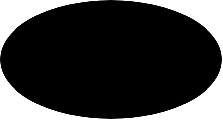
%> input picture lab5/Matlab data/pic1.jpg, 223 x 120 px; its folder holds 5 pictures in this run
$ octave lab5.m   (GNU Octave 9; MATLAB toolbox functions it lacks are replaced by stand-ins)
%> lines starting %> are read from the running program, lines starting %| are printed output that depends on the picture
m = zeros(800,800);
imag = im2uint8(m);
imagn = imnoise(imag, 'gaussian');
copy_imagn = imagn;
histogr = histogram(imagn);
%> figure, not shown here; tallest bar 325015 high, from x = 0 to 0.5
dir = ('C:/Matlab data/');
if ~exist(dir)
    mkdir(dir);
end
cd(dir);
saveas(histogr, 'lab5_1', 'jpg');
pic1 = im2double(imread('pic1.jpg'));
%> pic1: size 120x223x3 double; min 0, max 1, mean 0.227
for i = 1:size(pic1, 1)
    for j = 1:size(pic1, 2)
        if (pic1(i,j) < 1)
            imagn(i+350, j+280) = pic1(i,j);
        end
    end
end
imwrite(imagn, 'lab5_2.png');
imagn = copy_imagn;
pic12 = imresize(pic1, 2);
for i = 1:size(pic12, 1)
    for j = 1:size(pic12, 2)
        if (pic12(i,j) < 1)
            imagn(i+280, j+180) = pic12(i,j);
        end
    end
end
%> imagn: size 800x800 uint8; min 0, max 113, mean 8.7
imwrite(imagn, 'lab5_3.png');
imagn = copy_imagn;
pic13 = imresize(pic1, 0.5);
for i = 1:size(pic13, 1)
    for j = 1:size(pic13, 2)
        if (pic13(i,j) < 1)
            imagn(i+375, j+340) = pic13(i,j);
        end
    end
end
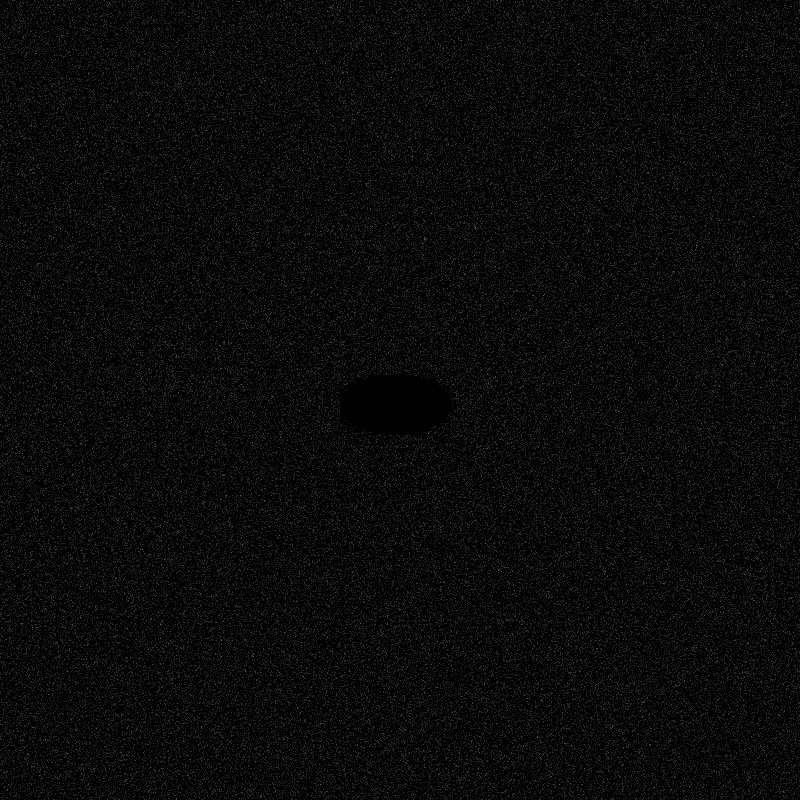
%> imagn: size 800x800 uint8; min 0, max 113, mean 10.1
imwrite(imagn, 'lab5_4.png');
imagn = imnoise(imag, 'gaussian');
copy_imagn = imagn;
pic2 = im2double(imread('pic2.jpg'));
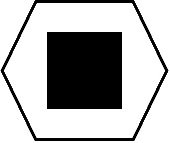
%> input picture lab5/Matlab data/pic2.jpg, 170 x 143 px
%> pic2: size 143x170x3 double; min 0, max 1, mean 0.7
for i = 1:size(pic2, 1)
    for j = 1:size(pic2, 2)
        if (pic2(i,j) < 1)
            imagn(i+15, j+15) = pic2(i,j);
        end
    end
end
pic3 = im2double(imread('pic3.jpg'));
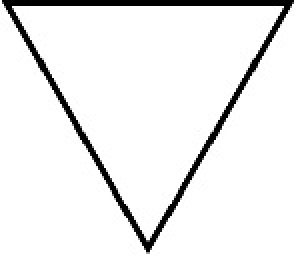
%> input picture lab5/Matlab data/pic3.jpg, 148 x 128 px (shown 2 times larger)
%> pic3: size 128x148x3 double; min 0, max 1, mean 0.931
for i = 1:size(pic3, 1)
    for j = 1:size(pic3, 2)
        if (pic3(i,j) < 1)
            imagn(i+640, j+640) = pic3(i,j);
        end
    end
end
%> imagn: size 800x800 uint8; min 0, max 125, mean 10; mean of the top-left, top-right, bottom-left and bottom-right quarters 9.6, 10.1, 10.2, 10
imwrite(imagn, 'lab5_5.png');
imwrite(fliplr(imagn), 'lab5_6.png');
imwrite(flip(imagn), 'lab5_7.png');
imwrite(imrotate(imagn, 315), 'lab5_8.png');
imwrite(imrotate(imagn, 45), 'lab5_9.png');
fon = imread('fon.jpg');
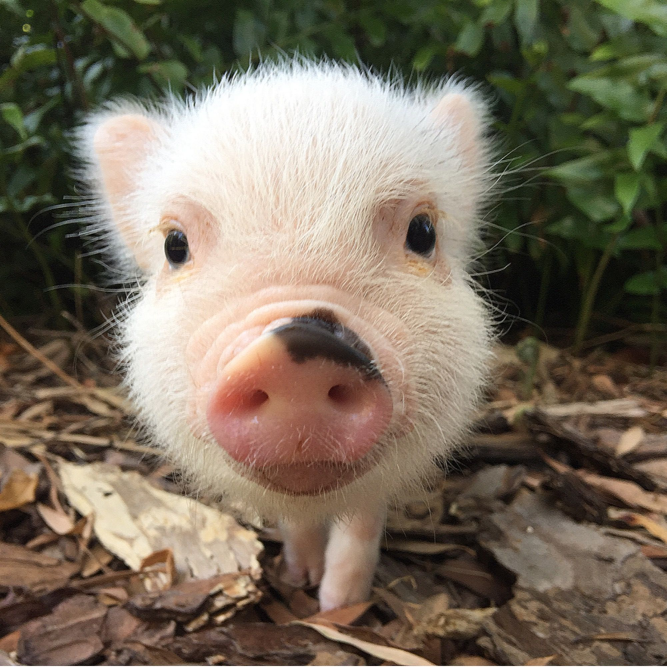
%> input picture lab5/Matlab data/fon.jpg, 2000 x 2000 px (shown at 1/3 size)
%> fon is the input picture: size 2000x2000x3 uint8; mean R, G, B 120.3, 109.4, 92.9
fon = imcrop(fon, [50 50 799 799]);
%> fon: size 800x800x3 uint8
fon = imadjust(fon, [0 1], [0 0.25]);
imwrite(fon, 'lab5_10.png');
copyfon = fon;
for i = 1:size(pic2, 1)
    for j = 1:size(pic2, 2)
        if (pic2(i,j) < 1)
            fon(i+15, j+15) = pic2(i,j);
        end
    end
end
%> fon: size 800x800x3 uint8; mean R, G, B 34.9, 34.9, 31.9
for i = 1:size(pic3, 1)
    for j = 1:size(pic3, 2)
        if (pic3(i,j) < 1)
            fon(i+640, j+640) = pic3(i,j);
        end
    end
end
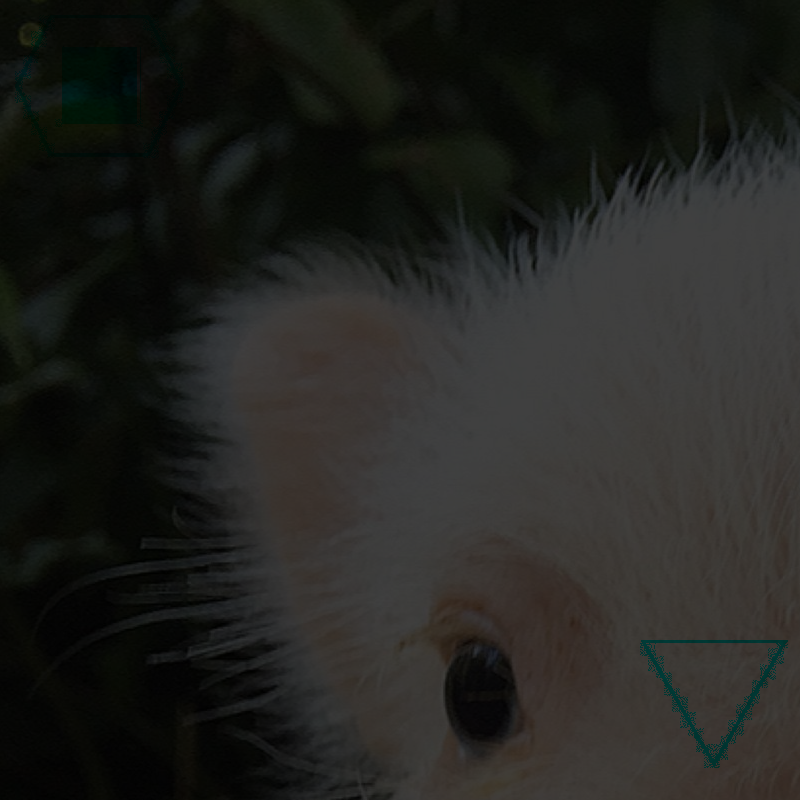
%> fon: size 800x800x3 uint8; mean R, G, B 34.6, 34.9, 31.9
fon = imnoise(fon, 'gaussian');
imwrite(fon, 'lab5_11.png');
fon1 = imadjust(fon, [0 1], [1 0]);
imwrite(fon1, 'lab5_12.png');
for i = 1:size(pic1, 1)
    for j = 1:size(pic1, 2)
        if (pic1(i,j) < 1)
            copyfon(i+350, j+280) = pic1(i,j);
        end
    end
end
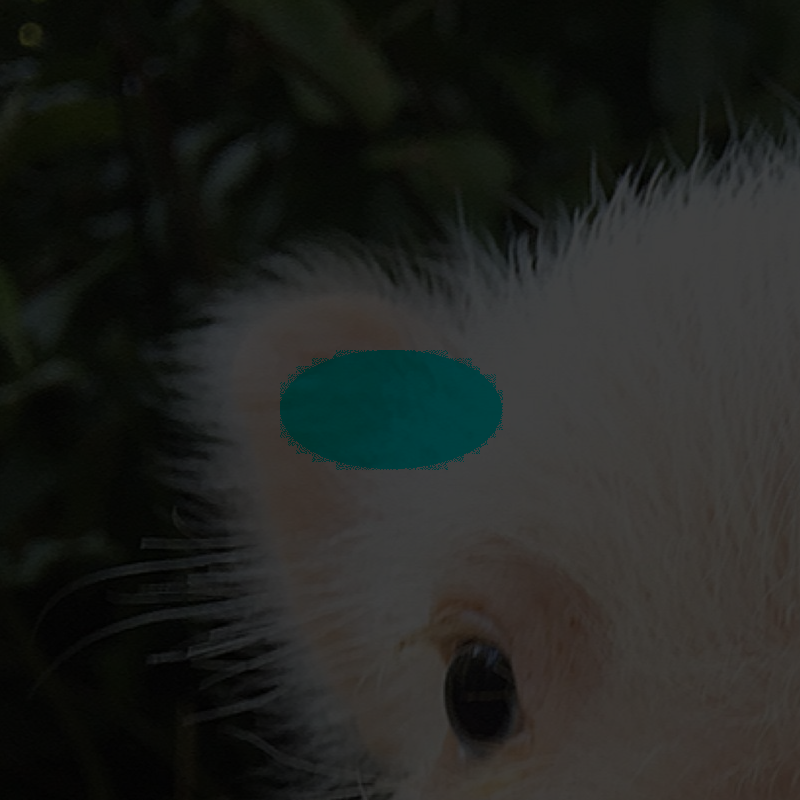
%> copyfon: size 800x800x3 uint8; mean R, G, B 33, 34.9, 31.9
copyfon = imnoise(copyfon, 'gaussian');
imwrite(copyfon, 'lab5_13.png');
imwrite(fon-copyfon, 'lab5_14.png');
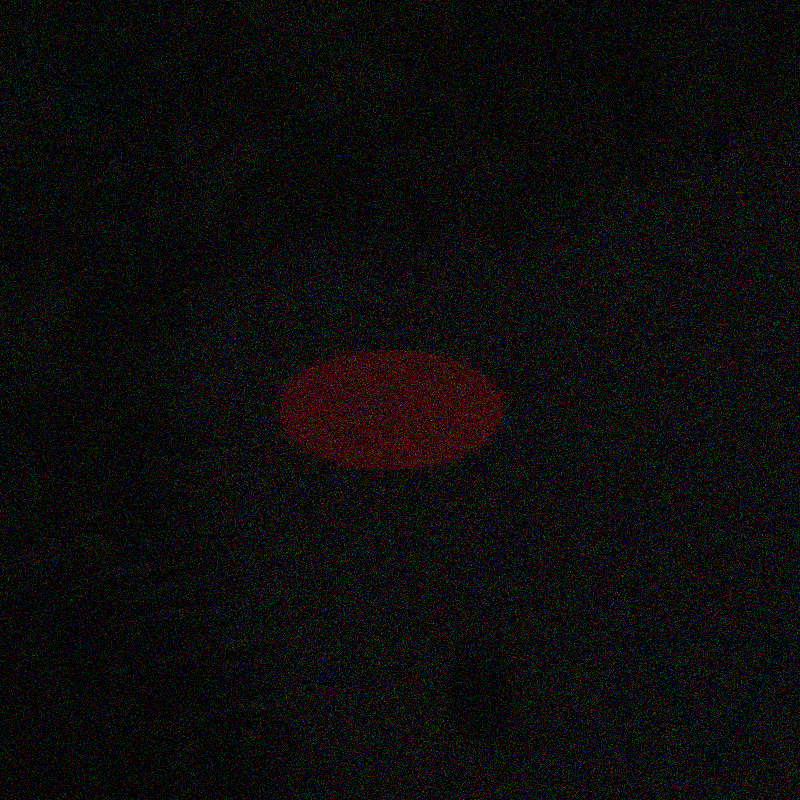
%> saved as lab5_14.png: size 800x800x3 uint8; mean R, G, B 13.2, 12.3, 11.9
